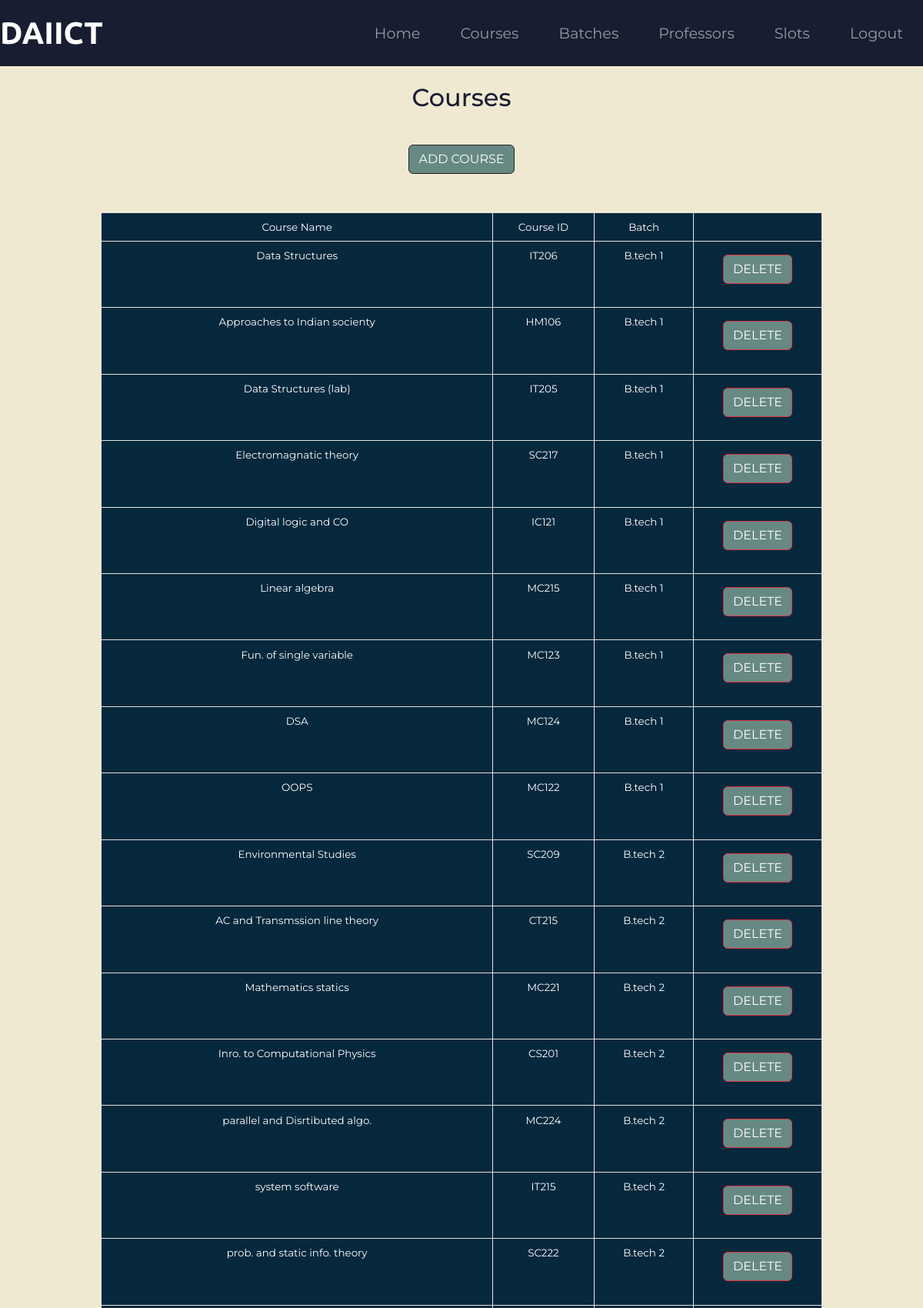
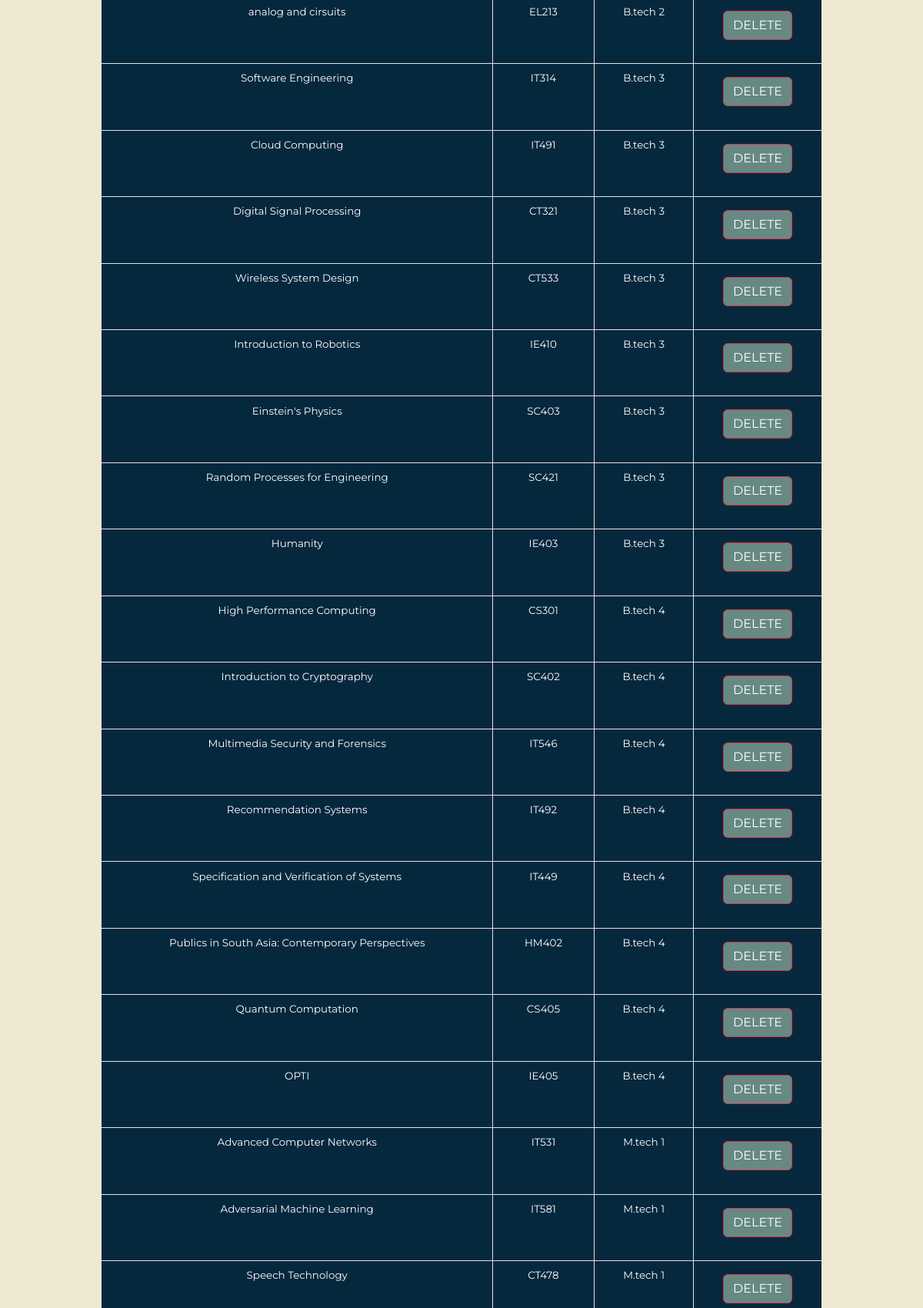
Screenshot of /c_courses (signed in, upper part) with the database file from the repository (2 pictures, top to bottom).
### sriapp/models.py (models this page shows)
class Course(models.Model):
    cid = models.CharField(max_length=5)
    cname = models.CharField(max_length=75)
    branch = models.CharField(max_length=10)

### sriapp/views.py (the view)
# urls.py: path('c_courses', views.c_course, name='ccourse'),
def c_course(request):
    if not request.user.is_authenticated :
        messages.warning(request,"You are not Logged in. Please Log in to access the page.")
        return redirect('Home')
    if not request.user.is_superuser :
        messages.error(request, "You are not allowed to enter coordinator section without coordinator authentication.")
        return redirect('Home')
    courseDetails = Course.objects.all().order_by('branch').values()
    context = {
        'allCourses' : courseDetails,
    }
    return render(request, 'coordinator/course_detail.html',context)

### templates/coordinator/course_detail.html (shortened to what this page needs)
{% extends 'base_coor.html' %}
{% block content %}
    <div class="container">
        <h2 style="padding:2% 0">Courses</h2>
        <div style="width : 20%; margin:auto">
            <form method="POST" action="c_addCourse">
                <button type="submit" class="btn btn-dark btn-ml"> ADD COURSE </button>
            </form>
        </div>
    <div class="dcf-overflow-x-auto" tabindex="0" style="padding: 2% 8%;">
<table class="dcf-table dcf-table-bordered dcf-table-striped dcf-w-100%">
	<tbody>
        <tr>
			<td class="dcf-txt-center" scope="col">Course Name</td>
            <td class="dcf-txt-center" scope="row">Course ID</td>
            <td class="dcf-txt-center" scope="row">Batch</td>
            <td class="dcf-txt-center" scope="row">&#8205</td>
		</tr>
        {% for x in allCourses%}
                    <tr>
                        <td class="dcf-txt-center" scope="col"> {{x.cname}} </td>
                        <td class="dcf-txt-center" scope="col"> {{x.cid}} </td>
                        <td class="dcf-txt-center" scope="col"> {{x.branch}}  </td>
                        <td class="dcf-txt-center" scope="col">
                            <form method="POST" action="c_deleteCourse/{{ x.id }}">
                                <button type="submit" class="btn btn-danger updateAndDeleteBtn"> DELETE </button>
                            </form>
                        </td>
                    </tr>
                {% endfor%}
    </tbody>
    </div>
{% endblock %}

### static/css/style.css (style rules this page uses)
body { font-family: "Montserrat"; background-color: #F0E9D2; text-align: center; color: #181D31; }
.btn { margin: 5% 3% 5%; background-color: #678983; }
:root { --bg-table-stripe: #f6f6f5; --b-table: #e3e3e2; --caption: #242423; }
table { background-color: transparent; border-collapse: collapse; font-family: "Montserrat"; color: #fff; display: table; }
td { text-align: left }
.dcf-txt-center { text-align: center !important }
.dcf-table tbody { border-bottom: 1px solid var(--b-table); border-top: 1px solid var(--b-table); font-size: .84em }
.dcf-table td, .dcf-table td { padding-right: 1.78em }
.dcf-table-bordered, .dcf-table-bordered td, .dcf-table-bordered td { border: 1px solid var(--b-table) }
.dcf-table-bordered td, .dcf-table-bordered td, .dcf-table-striped td, .dcf-table-striped td { padding-left: 1em; padding-right: 1em }
.dcf-table-bordered tr:not(:last-child), .dcf-table-striped tr:not(:last-child) { border-bottom: 1px solid var(--b-table) }
.dcf-table tbody td, .dcf-table tbody td, .dcf-table tfoot td, .dcf-table tfoot td { padding-top: .75em; vertical-align: top }
.dcf-table tbody td, .dcf-table tbody td { padding-bottom: .75em }
.dcf-overflow-x-auto { overflow-x: auto !important; -webkit-overflow-scrolling: touch }
.dcf-w-100\% { width: 100% !important; }
table tr { background-color: #06283D; }
table, tr, td { border: 1px solid white; }

### rows the page displays
Course: cname "Data Structures", cid "IT206", branch "B.tech 1"
Course: cname "Approaches to Indian socienty", cid "HM106", branch "B.tech 1"
Course: cname "Data Structures (lab)", cid "IT205", branch "B.tech 1"
Course: cname "Electromagnatic theory", cid "SC217", branch "B.tech 1"
Course: cname "Digital logic and CO", cid "IC121", branch "B.tech 1"
Course: cname "Linear algebra", cid "MC215", branch "B.tech 1"
Course: cname "Fun. of single variable", cid "MC123", branch "B.tech 1"
Course: cname "DSA", cid "MC124", branch "B.tech 1"
Course: cname "OOPS", cid "MC122", branch "B.tech 1"
Course: cname "Environmental Studies", cid "SC209", branch "B.tech 2"
Course: cname "AC and Transmssion line theory", cid "CT215", branch "B.tech 2"
Course: cname "Mathematics statics", cid "MC221", branch "B.tech 2"
Course: cname "Inro. to Computational Physics", cid "CS201", branch "B.tech 2"
Course: cname "parallel and Disrtibuted algo.", cid "MC224", branch "B.tech 2"
Course: cname "system software", cid "IT215", branch "B.tech 2"
Course: cname "prob. and static info. theory", cid "SC222", branch "B.tech 2"
Course: cname "analog and cirsuits", cid "EL213", branch "B.tech 2"
Course: cname "Software Engineering", cid "IT314", branch "B.tech 3"
Course: cname "Cloud Computing", cid "IT491", branch "B.tech 3"
Course: cname "Digital Signal Processing", cid "CT321", branch "B.tech 3"
Course: cname "Wireless System Design", cid "CT533", branch "B.tech 3"
Course: cname "Introduction to Robotics", cid "IE410", branch "B.tech 3"
Course: cname "Einstein's Physics", cid "SC403", branch "B.tech 3"
Course: cname "Random Processes for Engineering", cid "SC421", branch "B.tech 3"
Course: cname "Humanity", cid "IE403", branch "B.tech 3"
Course: cname "High Performance Computing", cid "CS301", branch "B.tech 4"
Course: cname "Introduction to Cryptography", cid "SC402", branch "B.tech 4"
Course: cname "Multimedia Security and Forensics", cid "IT546", branch "B.tech 4"
Course: cname "Recommendation Systems", cid "IT492", branch "B.tech 4"
Course: cname "Specification and Verification of Systems", cid "IT449", branch "B.tech 4"
Course: cname "Publics in South Asia: Contemporary Perspectives", cid "HM402", branch "B.tech 4"
Course: cname "Quantum Computation", cid "CS405", branch "B.tech 4"
Course: cname "OPTI", cid "IE405", branch "B.tech 4"
Course: cname "Advanced Computer Networks", cid "IT531", branch "M.tech 1"
Course: cname "Adversarial Machine Learning", cid "IT581", branch "M.tech 1"
Course: cname "Speech Technology", cid "CT478", branch "M.tech 1"
